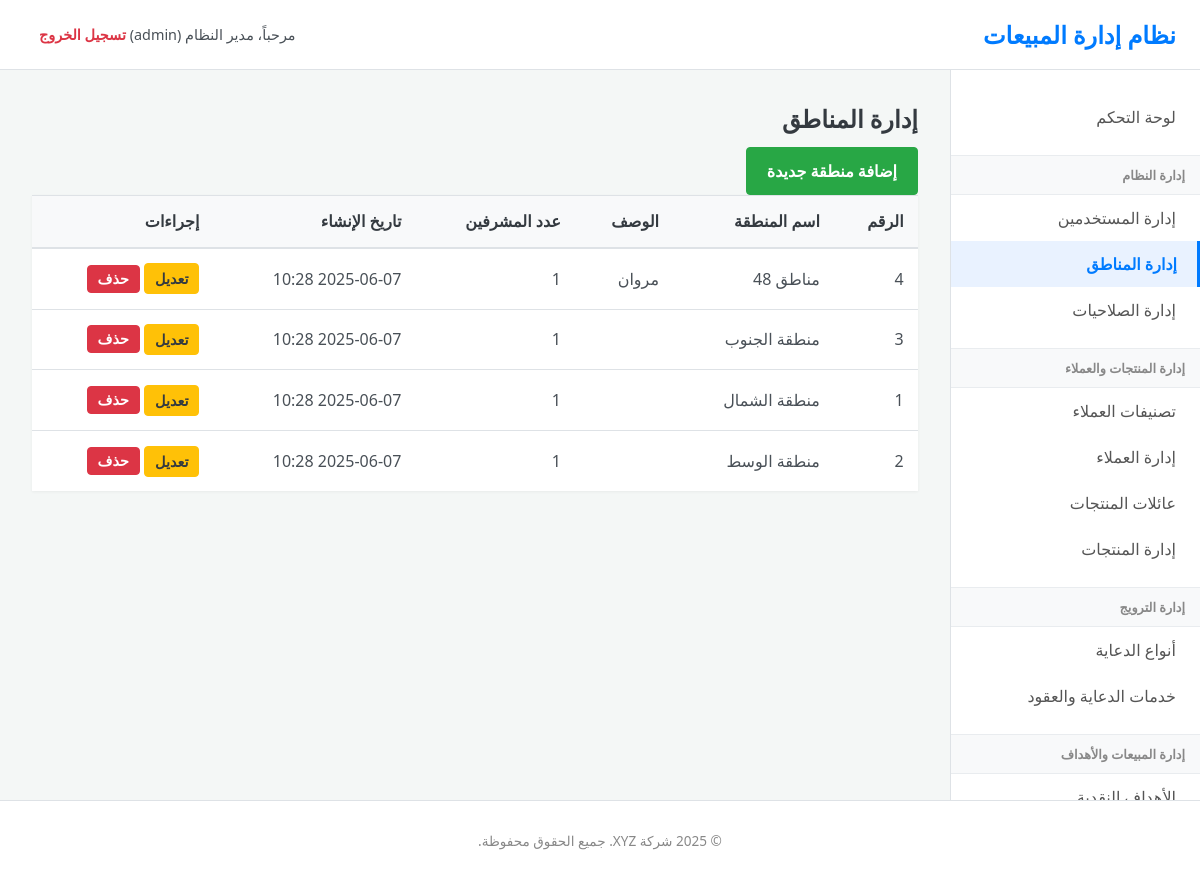
Screenshot of /index.php?page=regions (signed in) with the database file from the repository.
### tables this page shows
CREATE TABLE IF NOT EXISTS `regions` (
  `region_id` int NOT NULL AUTO_INCREMENT,
  `name` varchar(100) NOT NULL,
  `description` text,
  `created_at` timestamp NULL DEFAULT CURRENT_TIMESTAMP,
  `updated_at` timestamp NULL DEFAULT CURRENT_TIMESTAMP ON UPDATE CURRENT_TIMESTAMP,
  PRIMARY KEY (`region_id`),
  UNIQUE KEY `name` (`name`)
);

### controllers/regions.php (called while the page is built, shortened)
<?php
$action = $_GET['action'] ?? 'list';
$page_title = "إدارة المناطق";
switch ($action) {
    case 'list':
    default:
        $stmt_regions = $pdo->query("SELECT r.*, COUNT(u.user_id) as supervisor_count
                                     FROM regions r
                                     LEFT JOIN users u ON r.region_id = u.region_id AND u.role = 'supervisor'
                                     GROUP BY r.region_id
                                     ORDER BY r.name ASC");
        $regions = $stmt_regions->fetchAll();
        break;
}
include 'views/layout.php';

### views/regions/list.php (the view, shortened to what this page needs)
<h2><?php echo htmlspecialchars($page_title); ?></h2>
<a href="index.php?page=regions&action=add" class="button-link add-btn">إضافة منطقة جديدة</a>
<table>
    <thead>
        <tr>
            <th>الرقم</th>
            <th>اسم المنطقة</th>
            <th>الوصف</th>
            <th>عدد المشرفين</th>
            <th>تاريخ الإنشاء</th>
            <th>إجراءات</th>
        </tr>
    </thead>
    <tbody>
        <?php foreach ($regions as $region): ?>
        <tr>
            <td><?php echo htmlspecialchars($region['region_id']); ?></td>
            <td><?php echo htmlspecialchars($region['name']); ?></td>
            <td><?php echo nl2br(htmlspecialchars($region['description'] ?? '')); ?></td>
            <td><?php echo htmlspecialchars($region['supervisor_count']); ?></td>
            <td><?php echo date('Y-m-d H:i', strtotime($region['created_at'])); ?></td>
            <td>
                <a href="index.php?page=regions&action=edit&id=<?php echo $region['region_id']; ?>" class="button-link edit-btn">تعديل</a>
                <form action="actions/region_delete.php" method="POST" style="display:inline;" onsubmit="return confirm('هل أنت متأكد؟');">
                    <button type="submit" class="button-link delete-btn">حذف</button>
                </form>
            </td>
        </tr>
        <?php endforeach; ?>
    </tbody>
</table>

### css/style.css (style rules this page uses)
:root { --primary-color: #007bff; --secondary-color: #6c757d; --success-color: #28a745; --danger-color: #dc3545; --warning-color: #ffc107; --info-color: #17a2b8; --light-color: #f8f9fa; --dark-color: #343a40; --text-color: #495057; --border-color: #dee2e6; --body-bg: #f4f7f6; --sidebar-bg: #ffffff; --header-bg: #ffffff; --font-family: 'Tahoma', 'Segoe UI', sans-serif; }
* { box-sizing: border-box; }
body { font-family: var(--font-family); background-color: var(--body-bg); margin: 0; padding: 0; color: var(--text-color); font-size: 16px; direction: rtl; }
a { color: var(--primary-color); text-decoration: none; transition: color 0.3s ease; }
h1, h2, h3, h4, h5, h6 { color: var(--dark-color); margin-top: 0; margin-bottom: 0.75rem; }
.button-link, .btn { display: inline-block; font-weight: 600; text-align: center; vertical-align: middle; cursor: pointer; user-select: none; background-color: var(--primary-color); border: 1px solid var(--primary-color); padding: 0.75rem 1.25rem; font-size: 1rem; border-radius: 0.25rem; color: #fff; transition: all 0.15s ease-in-out; }
.button-link.add-btn { background-color: var(--success-color); border-color: var(--success-color); }
.button-link.edit-btn { background-color: var(--warning-color); border-color: var(--warning-color); color: var(--dark-color); padding: 5px 10px; font-size: 0.9em; }
.button-link.delete-btn { background-color: var(--danger-color); border-color: var(--danger-color); padding: 5px 10px; font-size: 0.9em; }
table { width: 100%; margin-bottom: 1rem; color: var(--text-color); border-collapse: collapse; background-color: #fff; box-shadow: 0 1px 3px rgba(0,0,0,0.05); }
table th, table td { padding: 0.9rem; vertical-align: middle; border-top: 1px solid var(--border-color); text-align: right; }
table thead th { vertical-align: bottom; border-bottom: 2px solid var(--border-color); background-color: var(--light-color); font-weight: 600; color: var(--dark-color); }

### rows the page displays
regions: region_id "4", name "مناطق 48", description "مروان", supervisor_count "1", created_at "2025-06-07 10:28"
regions: region_id "3", name "منطقة الجنوب", supervisor_count "1", created_at "2025-06-07 10:28"
regions: region_id "1", name "منطقة الشمال", supervisor_count "1", created_at "2025-06-07 10:28"
regions: region_id "2", name "منطقة الوسط", supervisor_count "1", created_at "2025-06-07 10:28"

### other values shown
$_SESSION['full_name'] "مدير النظام"
$_SESSION['user_role'] "admin"
$page_title "إدارة المناطق"
